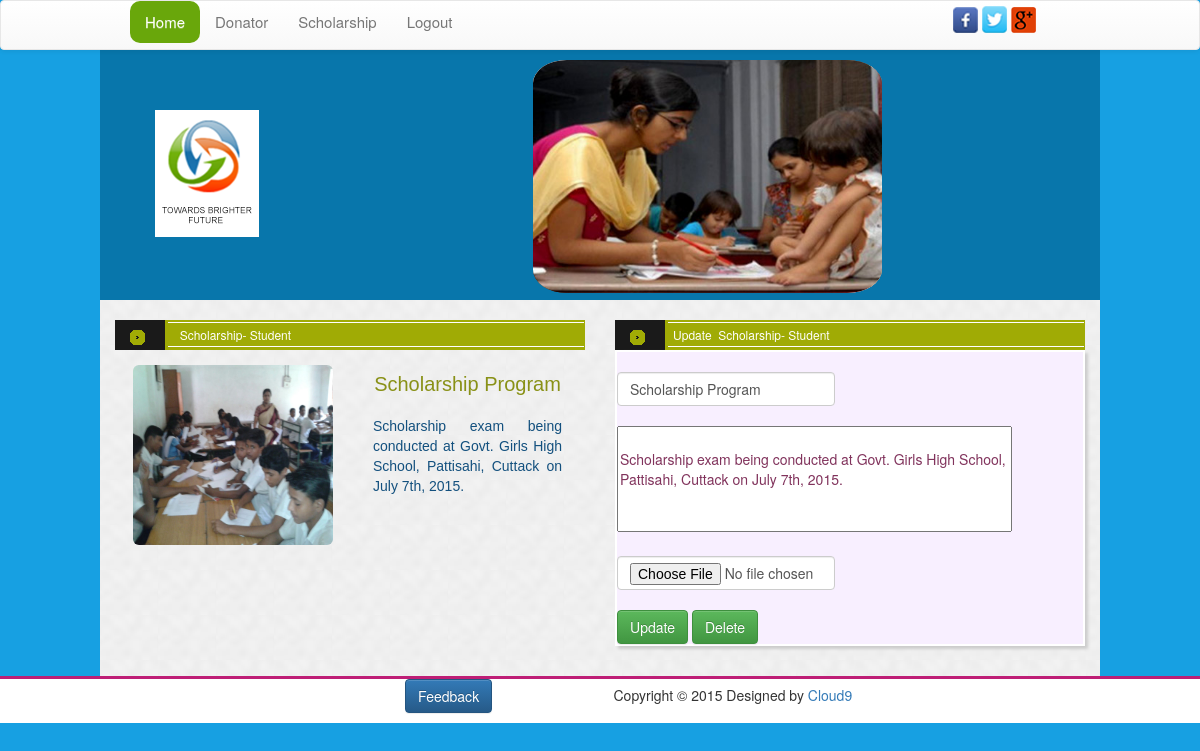
/Scholarship_edit.php?id=6 (signed in), run on the app's committed database.
### tables this page shows
CREATE TABLE `scholarship` (
  `Id` int(11) NOT NULL AUTO_INCREMENT,
  `Sname` varchar(50) NOT NULL,
  `Message` varchar(1000) NOT NULL,
  `Filename` varchar(500) NOT NULL,
  PRIMARY KEY (`Id`)
);

### Scholarship_edit.php (the view, shortened to what this page needs)
<?php
include 'header_admin.php';
include 'connection.php';
?>
<div class="container" id="mcol">
	<br />
	<div class="row">
    <?php
		$sql = "SELECT * FROM scholarship where Id=".$_GET["id"]."";
		$result = $conn->query($sql);
		if ($result->num_rows > 0) {
			while($row = $result->fetch_assoc()) {
		?>
				<div class="col-sm-6" style="padding-bottom:30px;">
					<div class="center1">
						<div class="arrow">
							<img src="images/center-1.png">
						</div>
						<h4 class="border1"><span>&nbsp;&nbsp;Scholarship-</span>&nbsp;<span>Student</span></h4>
					</div>
					<div class="col-sm-6">
						<img src="students/<?php  echo $row["Filename"] ?>" width="200" height="180" alt="" class="img-rounded center-block" style="margin-top:15px;">
					</div>
					<div class="col-sm-6">
						<h3 class="dotcolor"><?php  echo $row["Sname"] ?></h1>
						<p class="aboutworks"><?php  echo $row["Message"] ?></p>
				   </div>
				</div>
				<div class="col-sm-6" style="padding-bottom:30px;">
				   <div class="center1">
						<div class="arrow">
							<img src="images/center-1.png">
						</div>
						<h4 class="border1">Update<span>&nbsp;&nbsp;Scholarship-</span>&nbsp;<span>Student</span></h4>
					</div>
					<div class="ourcenter1">
						<div class="row">
							<form id="uploadimage" name="uploadimage" action="" method="post" enctype="multipart/form-data">
								<div class="col-md-6">
									<br />
									<input type="text" name="Sname" class="form-control" value="<?php  echo $row["Sname"] ?>" placeholder = "Student Name">
									<br />
									<textarea rows="5" cols="50" name="Message" placeholder="Enter your text here...">
									<?php  echo $row["Message"] ?>
									</textarea>
									<input type="file" name="Filename" class="form-control" accept="image/*" >
									<input type="submit" class="btn btn-success" value="Update">
									<a href="edit/delete.php?name=scholarship&id=<?php  echo $row['Id'] ?>"><input type="button" class="btn btn-success" value="Delete" onclick="validate()"></a>
								</div>
							</form>
						</div>
					</div>
				</div>
        <?php
			}
		} ?>
    </div>
</div>
<?php include 'footer.php';?>

### css/main.css (style rules this page uses)
#mcol { background:url(../bg.png); }
body { margin:0; padding:0; background-color:#17A0E2; overflow-x:hidden; }
.center1 { font-size:15px; height:30px; background-color:#a0ab05; border:1px solid #a0ab05; }
.arrow { font-size:20px; width:50px; background-color:#1a1a1a; height:30px; margin-top:-1px; margin-left:-1px; }
.arrow img { margin-left:10px; margin-top:2px; padding:5px; }
h4 { text-align:justify; font-size:12px; color:#FFF; margin-left:52px; margin-top:-28px; border-top:2px soid #000; }
.border1 { padding:5px; border-top:1px solid #FFF; border-bottom:1px solid #FFF; }
.ourcenter1 { color:#81335c; background-color:#f8efff; border:2px solid #FFF; box-shadow:3px 3px 3px #CCCCCC; }
.aboutworks { text-align:justify; padding:8px; color:#13507e; font-weight: normal; font-family:"Trebuchet MS", Arial, Helvetica, sans-serif; font-size:14px; }
.dotcolor { font-size:20px; font-family:"Arial", Gadget, sans-serif; color:#899117; padding:3px; text-align:center; }

### Scholarship_edit.php (style rules this page uses)
textarea { resize: none; }

### data on the page
scholarship: Filename (picture), Sname "Scholarship Program", Message "Scholarship exam being conducted at Govt. Girls High School, Pattisahi, Cuttack on July 7th, 2015."
